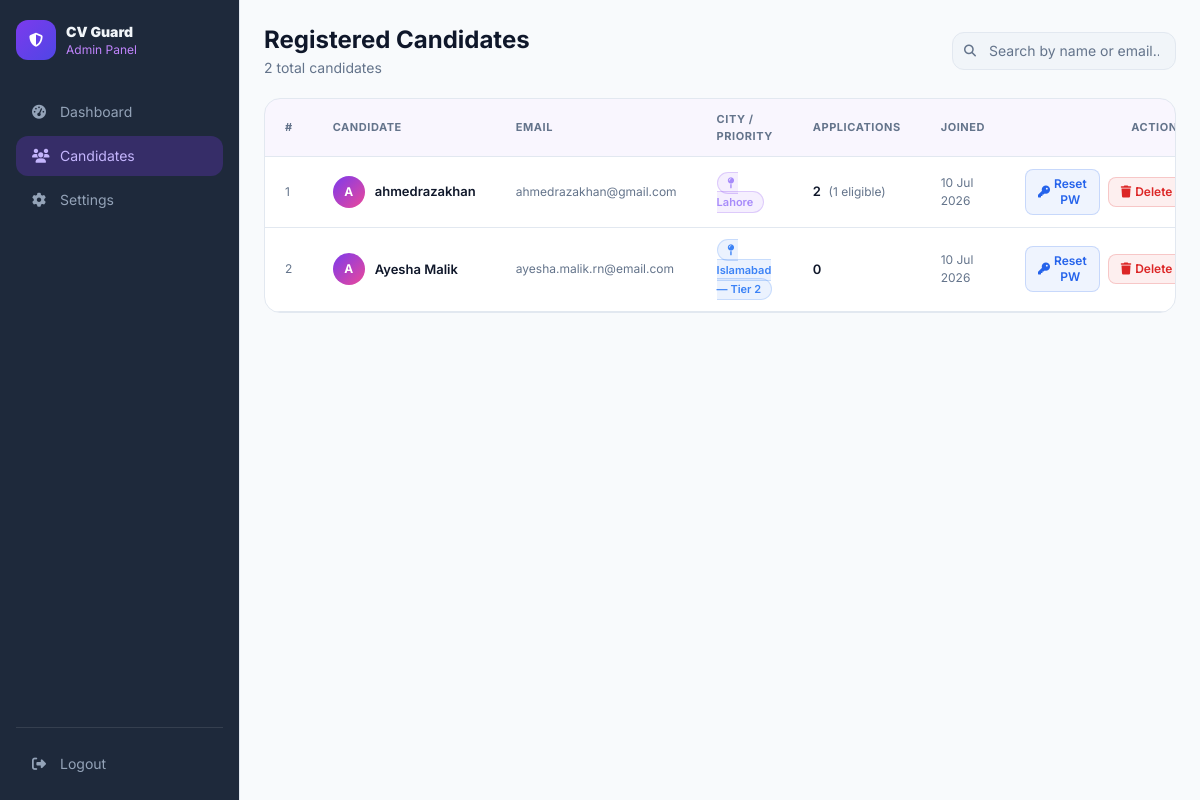
Page /admin/users (signed in) on the committed database.
### cv_matcher/models.py (models this page shows)
class User(UserMixin, db.Model):
    __tablename__ = 'users'
    id = db.Column(db.Integer, primary_key=True)
    name = db.Column(db.String(100), nullable=False)
    email = db.Column(db.String(150), unique=True, nullable=False)
    password_hash = db.Column(db.String(256), nullable=False)
    city = db.Column(db.String(100), default='')
    is_admin = db.Column(db.Boolean, default=False)
    theme = db.Column(db.String(10), default='dark')
    created_at = db.Column(db.DateTime, default=datetime.utcnow)
    applications = db.relationship('Application', backref='applicant', lazy=True, cascade='all, delete-orphan')
    notifications = db.relationship('Notification', backref='user', lazy=True, cascade='all, delete-orphan')

### cv_matcher/app.py (the view)
@app.route('/admin/users')
@login_required
def admin_users():
    if not current_user.is_admin: abort(403)
    users = User.query.filter_by(is_admin=False).all()
    unread_notifs = Notification.query.filter_by(user_id=current_user.id, is_read=False).count()
    return render_template('admin_users.html', users=users, unread_notifs=unread_notifs)

### cv_matcher/app.py (called while the page is built)
@login_manager.user_loader
def load_user(user_id):
    return db.session.get(User, int(user_id))

### cv_matcher/templates/admin_users.html (shortened to what this page needs)
<!DOCTYPE html>
<html lang="en" data-theme="{{ current_user.theme or 'dark' }}">
<head>
<script src="https://cdn.tailwindcss.com"></script>
<link rel="stylesheet" href="https://cdnjs.cloudflare.com/ajax/libs/font-awesome/6.5.0/css/all.min.css">
</head>
<body class="flex h-screen overflow-hidden">
<aside class="sidebar flex-shrink-0 flex flex-col p-4 overflow-y-auto">
  <div class="flex items-center gap-2.5 mb-8 mt-1">
    <div class="w-10 h-10 rounded-xl flex items-center justify-center" style="background:linear-gradient(135deg,#7c3aed,#4f46e5)"><i class="fas fa-shield-halved text-white text-sm"></i></div>
    <div><p class="font-black text-sm" style="color:#f1f5f9">CV Guard</p><p class="text-xs text-purple-400">Admin Panel</p></div>
  </div>
  <nav class="space-y-1 flex-1">
    <a href="{{ url_for('admin_dashboard') }}" class="nav-item flex items-center gap-3 px-4 py-2.5 text-sm"><i class="fas fa-gauge-high w-4"></i>Dashboard</a>
    <a href="{{ url_for('admin_users') }}" class="nav-item active flex items-center gap-3 px-4 py-2.5 text-sm"><i class="fas fa-users w-4"></i>Candidates</a>
    <a href="{{ url_for('admin_settings') }}" class="nav-item flex items-center gap-3 px-4 py-2.5 text-sm"><i class="fas fa-gear w-4"></i>Settings</a>
  </nav>
  <div class="mt-auto pt-4" style="border-top:1px solid rgba(255,255,255,.1)">
    <a href="{{ url_for('logout') }}" class="nav-item flex items-center gap-3 px-4 py-2.5 text-sm"><i class="fas fa-right-from-bracket w-4"></i>Logout</a>
  </div>
</aside>
<main class="flex-1 overflow-y-auto p-6">
  <div class="flex items-center justify-between mb-5">
    <div><h1 class="text-2xl font-bold" style="color:var(--text)">Registered Candidates</h1><p class="text-sm mt-0.5" style="color:var(--muted)">{{ users|length }} total candidates</p></div>
    <div class="relative">
      <i class="fas fa-search absolute left-3 top-1/2 -translate-y-1/2 text-xs" style="color:var(--muted)"></i>
      <input type="text" id="userSearch" placeholder="Search by name or email..." onkeyup="filterUsers()" class="input-field pl-9 pr-4 py-2 rounded-xl text-sm w-56">
    </div>
  </div>
  <div class="glass rounded-2xl overflow-hidden">
    <table class="w-full">
      <thead class="table-head">
        <tr>
          <th class="th text-left">#</th>
          <th class="th text-left">Candidate</th>
          <th class="th text-left">Email</th>
          <th class="th text-left">City / Priority</th>
          <th class="th text-left">Applications</th>
          <th class="th text-left">Joined</th>
          <th class="th text-right">Actions</th>
        </tr>
      </thead>
      <tbody>
        {% for user in users %}
        <tr class="tr user-row" data-name="{{ user.name.lower() }}" data-email="{{ user.email.lower() }}">
          <td class="td-muted">{{ loop.index }}</td>
          <td class="td">
            <div class="flex items-center gap-2.5">
              <div class="w-8 h-8 rounded-full flex items-center justify-center text-xs font-bold text-white flex-shrink-0"
                style="background:linear-gradient(135deg,#7c3aed,#ec4899)">{{ user.name[0].upper() }}</div>
              <span class="font-semibold">{{ user.name }}</span>
            </div>
          </td>
          <td class="td-muted">{{ user.email }}</td>
          <td class="td">
            {% set city_l = (user.city or '').lower() %}
            {% if 'rawalpindi' in city_l or 'pindi' in city_l %}
              <span class="badge" style="background:rgba(34,197,94,.1);color:#16a34a;border:1px solid rgba(34,197,94,.2)"><i class="fas fa-map-pin mr-1"></i>{{ user.city }} — Tier 1</span>
            {% elif city_l in ['islamabad','jhelum','peshawar','attock','taxila','wah cantt','chakwal','nowshera','mardan'] %}
              <span class="badge" style="background:rgba(59,130,246,.1);color:#3b82f6;border:1px solid rgba(59,130,246,.2)"><i class="fas fa-map-pin mr-1"></i>{{ user.city }} — Tier 2</span>
            {% elif user.city %}
              <span class="badge" style="background:rgba(124,58,237,.08);color:#a78bfa;border:1px solid rgba(124,58,237,.2)"><i class="fas fa-map-pin mr-1"></i>{{ user.city }}</span>
            {% else %}
              <span class="badge" style="background:rgba(128,128,128,.1);color:var(--muted)">Not set</span>
            {% endif %}
          </td>
          <td class="td">
            <span class="font-semibold">{{ user.applications|length }}</span>
            {% if user.applications %}
            <span class="text-xs ml-1" style="color:var(--muted)">({{ user.applications|selectattr('is_eligible')|list|length }} eligible)</span>
            {% endif %}
          </td>
          <td class="td-muted">{{ user.created_at.strftime('%d %b %Y') }}</td>
          <td class="td text-right">
            <div class="flex items-center justify-end gap-2">
              <button onclick="openResetModal({{ user.id }},'{{ user.name|e }}')"
                class="btn-blue px-3 py-1.5 rounded-lg text-xs font-semibold flex items-center gap-1">
                <i class="fas fa-key"></i>Reset PW
              </button>
              <form method="POST" action="{{ url_for('delete_user', user_id=user.id) }}"
                    onsubmit="return confirm('Delete {{ user.name|e }} and all their applications?')">
                <button class="btn-danger px-3 py-1.5 rounded-lg text-xs font-semibold flex items-center gap-1">
                  <i class="fas fa-trash"></i>Delete
                </button>
              </form>
            </div>
          </td>
        </tr>
        {% else %}
        <tr><td colspan="7" class="td text-center py-12" style="color:var(--muted)">No candidates registered yet.</td></tr>
        {% endfor %}
      </tbody>
    </table>
  </div>
</main>
</body>
</html>

### cv_matcher/templates/admin_users.html (style rules this page uses)
* { font-family:'Inter',sans-serif; }
:root { --bg:#080818;--sidebar:#0d0d22;--card:rgba(255,255,255,.05);--card-solid:#12122a;--border:rgba(255,255,255,.09);--text:#f1f5f9;--text2:#cbd5e1;--muted:#94a3b8;--input:rgba(255,255,255,.08); }
[data-theme="light"] { --bg:#f8fafc;--sidebar:#1e293b;--card:#ffffff;--card-solid:#ffffff;--border:#e2e8f0;--text:#0f172a;--text2:#334155;--muted:#64748b;--input:#f1f5f9; }
body { background:var(--bg);color:var(--text);transition:background .3s,color .3s; }
.sidebar { background:var(--sidebar);border-right:1px solid var(--border);width:240px; }
.nav-item { border-radius:12px;transition:all .2s;color:#94a3b8; }
.nav-item.active { background:rgba(124,58,237,.25);color:#c4b5fd; }
.glass { background:var(--card);border:1px solid var(--border); }
.table-head { background:rgba(124,58,237,.07);border-bottom:1px solid var(--border); }
[data-theme="light"] .table-head { background:rgba(109,40,217,.04); }
.th { color:var(--muted);font-size:11px;font-weight:700;text-transform:uppercase;letter-spacing:.05em;padding:12px 20px; }
.tr { border-bottom:1px solid var(--border);transition:background .15s; }
.td { padding:12px 20px;color:var(--text);font-size:13px; }
.td-muted { padding:12px 20px;color:var(--muted);font-size:12px; }
.badge { font-size:11px;font-weight:600;padding:3px 10px;border-radius:20px; }
.btn-danger { background:rgba(239,68,68,.1);border:1px solid rgba(239,68,68,.25);color:#ef4444;transition:all .2s; }
[data-theme="light"] .btn-danger { background:rgba(220,38,38,.07);color:#dc2626;border-color:rgba(220,38,38,.2); }
.btn-blue { background:rgba(59,130,246,.1);border:1px solid rgba(59,130,246,.25);color:#3b82f6;transition:all .2s; }
[data-theme="light"] .btn-blue { background:rgba(37,99,235,.07);color:#2563eb;border-color:rgba(37,99,235,.2); }
.input-field { background:var(--input);border:1px solid var(--border);color:var(--text); }
.input-field::placeholder { color:var(--muted); }

### rows in the picture
User: name "A", name "ahmedrazakhan", email "ahmedrazakhan@gmail.com", city "Lahore", applications|length "2", applications|selectattr "1", created_at "10 Jul 2026"
User: name "A", name "Ayesha Malik", email "ayesha.malik.rn@email.com", city "Islamabad", applications|length "0", created_at "10 Jul 2026"

### other values in the picture
{{ users|length }} "2"
